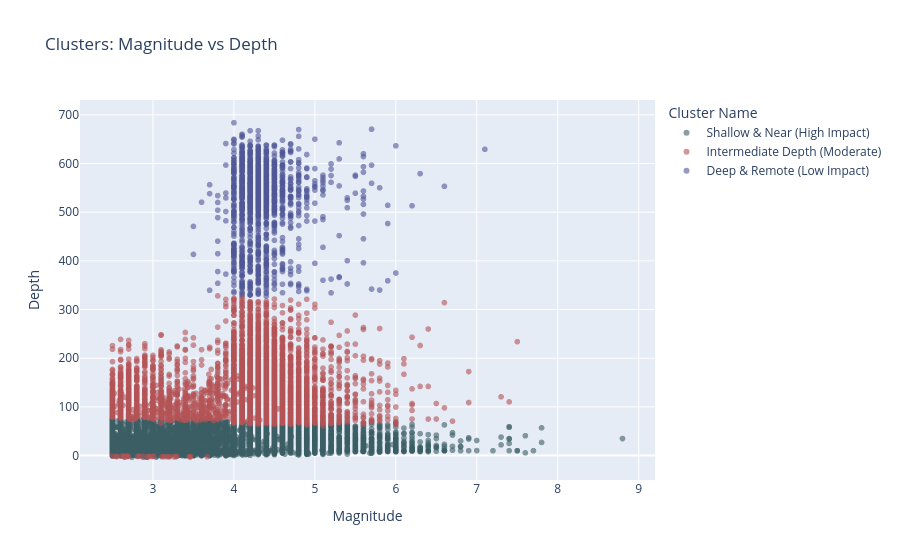

The cell this chart's notebook holds for it:
### Code cell
px.scatter(df, x='mag', y='depth', color='cluster_name',
          
        color_discrete_map={
        "Shallow & Near (High Impact)": "#3B5E64",
        "Intermediate Depth (Moderate)": "#b45356",
        "Deep & Remote (Low Impact)": "#505797"
          }
        , title='Clusters: Magnitude vs Depth',
          labels={
            'mag' : 'Magnitude', 
            'depth' : 'Depth' , 
            'cluster_name' : 'Cluster Name'
           } , 
          opacity=0.6)

### Figure 1 — Plotly figure (JSON) as saved in the notebook; plotly's stock layout.template omitted (floating-point values rounded to 4 significant figures; data arrays with more than 128 entries replaced by an {"elided": "..."} marker saying what was removed)
{"data": [{"hovertemplate": "Cluster Name=Shallow & Near (High Impact)<br>Magnitude=%{x}<br>Depth=%{y}<extra></extra>", "legendgroup": "Shallow & Near (High Impact)", "marker": {"color": "#3B5E64", "opacity": 0.6, "symbol": "circle"}, "mode": "markers", "name": "Shallow & Near (High Impact)", "showlegend": true, "type": "scattergl", "x": {"elided": "30824 float values"}, "xaxis": "x", "y": {"elided": "30824 float values"}, "yaxis": "y"}, {"hovertemplate": "Cluster Name=Intermediate Depth (Moderate)<br>Magnitude=%{x}<br>Depth=%{y}<extra></extra>", "legendgroup": "Intermediate Depth (Moderate)", "marker": {"color": "#b45356", "opacity": 0.6, "symbol": "circle"}, "mode": "markers", "name": "Intermediate Depth (Moderate)", "showlegend": true, "type": "scattergl", "x": {"elided": "6052 float values"}, "xaxis": "x", "y": {"elided": "6052 float values"}, "yaxis": "y"}, {"hovertemplate": "Cluster Name=Deep & Remote (Low Impact)<br>Magnitude=%{x}<br>Depth=%{y}<extra></extra>", "legendgroup": "Deep & Remote (Low Impact)", "marker": {"color": "#505797", "opacity": 0.6, "symbol": "circle"}, "mode": "markers", "name": "Deep & Remote (Low Impact)", "showlegend": true, "type": "scattergl", "x": {"elided": "1394 float values"}, "xaxis": "x", "y": {"elided": "1394 float values"}, "yaxis": "y"}], "layout": {"legend": {"title": {"text": "Cluster Name"}, "tracegroupgap": 0}, "title": {"text": "Clusters: Magnitude vs Depth"}, "xaxis": {"anchor": "y", "domain": [0, 1], "title": {"text": "Magnitude"}}, "yaxis": {"anchor": "x", "domain": [0, 1], "title": {"text": "Depth"}}}}
